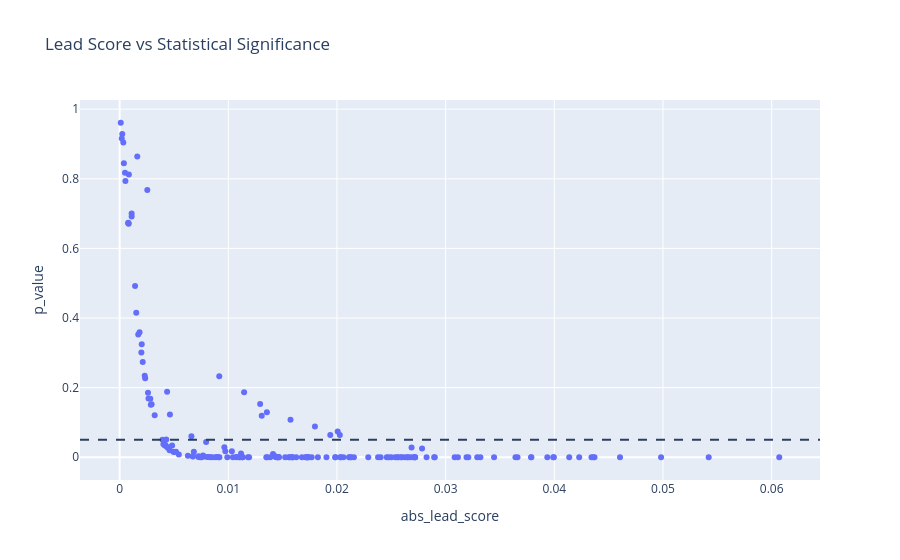

Write notebook code for a chart like this one.
### Code cell
import plotly.express as px

fig = px.scatter(lead_lag_significance,x="abs_lead_score",y="p_value",hover_data=["pair","sector"],title="Lead Score vs Statistical Significance")
fig.add_hline(y=0.05,line_dash="dash")
fig.show()

### Figure 1 — Plotly figure (JSON) as saved in the notebook; plotly's stock layout.template omitted (floating-point values rounded to 4 significant figures; data arrays with more than 128 entries replaced by an {"elided": "..."} marker saying what was removed)
{"data": [{"customdata": {"elided": "177x2 str values"}, "hovertemplate": "abs_lead_score=%{x}<br>p_value=%{y}<br>pair=%{customdata[0]}<br>sector=%{customdata[1]}<extra></extra>", "legendgroup": "", "marker": {"color": "#636efa", "symbol": "circle"}, "mode": "markers", "name": "", "orientation": "v", "showlegend": false, "type": "scatter", "x": {"elided": "177 float values"}, "xaxis": "x", "y": {"elided": "177 float values"}, "yaxis": "y"}], "layout": {"legend": {"tracegroupgap": 0}, "shapes": [{"line": {"dash": "dash"}, "type": "line", "x0": 0, "x1": 1, "xref": "x domain", "y0": 0.05, "y1": 0.05, "yref": "y"}], "title": {"text": "Lead Score vs Statistical Significance"}, "xaxis": {"anchor": "y", "domain": [0, 1], "title": {"text": "abs_lead_score"}}, "yaxis": {"anchor": "x", "domain": [0, 1], "title": {"text": "p_value"}}}}
